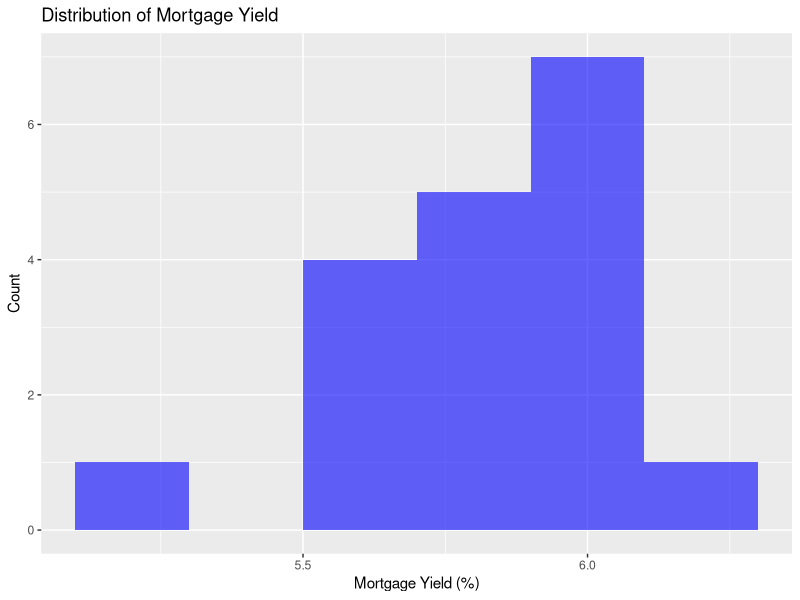
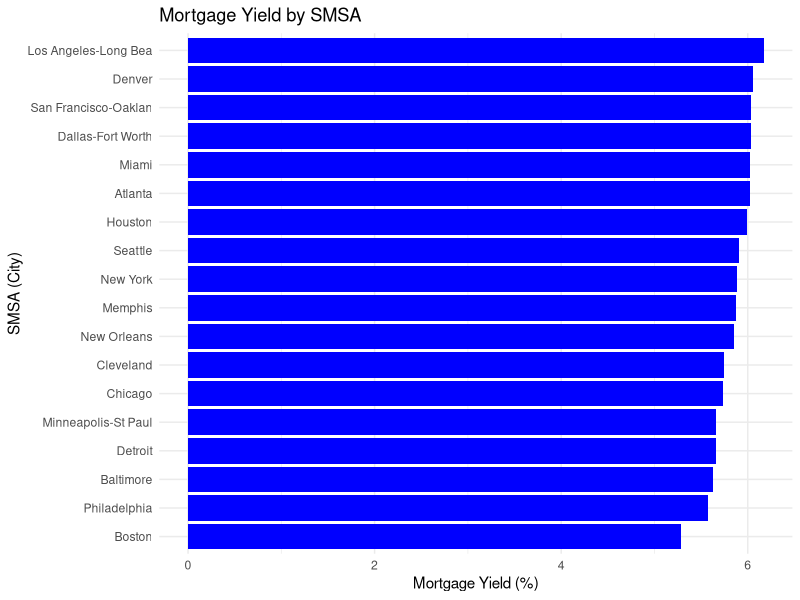
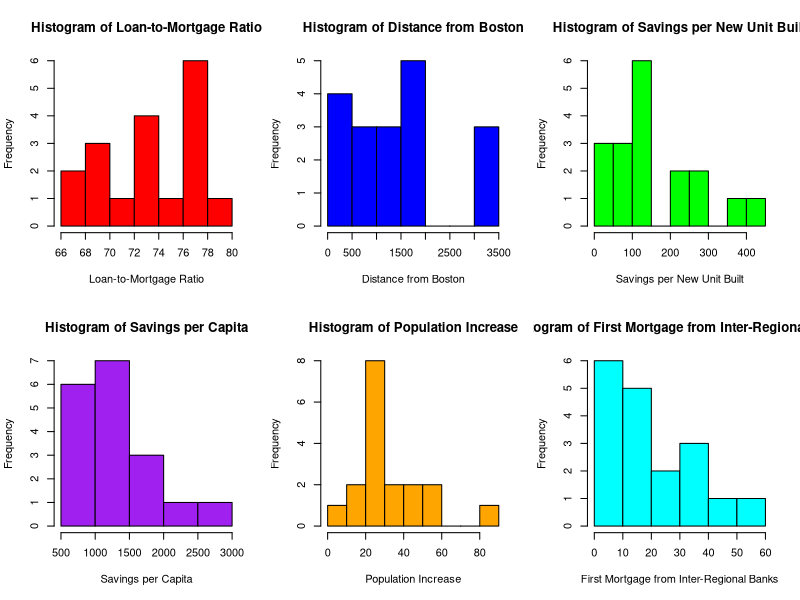
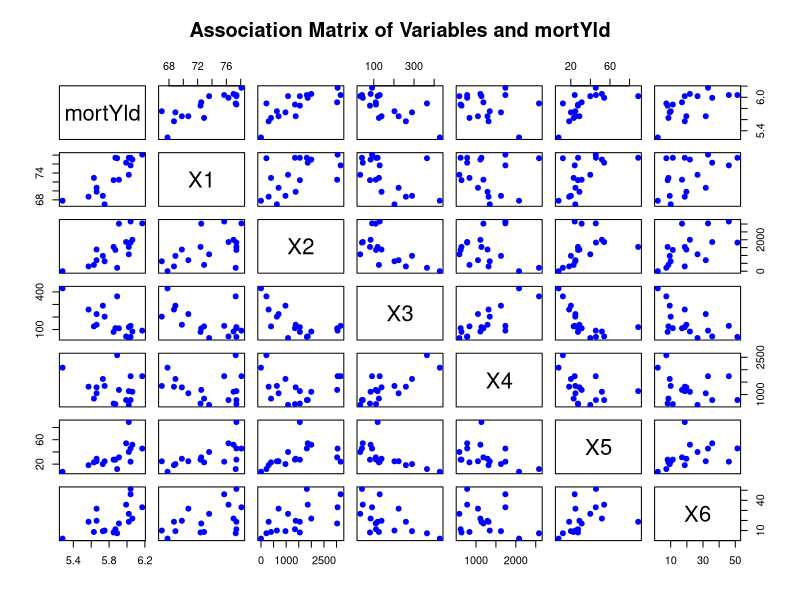
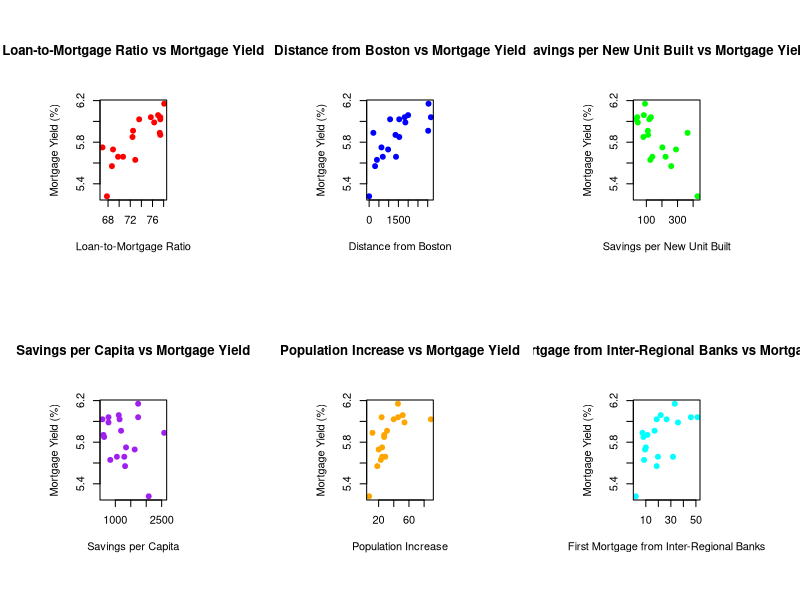

Write the R code that produced these figures, in order. (Note: this script raises an error after producing the figures.)
## ---- chunk 1
# Load necessary libraries
library(ggplot2)
library(tidyverse)
library(dplyr)
library(knitr)
library(kableExtra)
library(xtable)
library(MASS)
library(car)
library(magrittr)

# Read data
df <- read.csv("myield.csv")

# Rename columns for easier reference
colnames(df) <- c("smsa", "mortYld", "X1", "X2", "X3", "X4", "X5", "X6")

# Display first few rows
kable(head(df), caption = "First few rows of the dataset") %>% kable_styling()
## ---- chunk 2
# Count missing values
colSums(is.na(df))

## ---- chunk 3
# Summary Statistics
summary_stats <- summary(df[, colnames(df) != "smsa"])
kable(summary_stats, caption = "Summary Statistics of Variables") %>% kable_styling()
## ---- chunk 4
# Histogram of Mortgage Yield
ggplot(df, aes(x = mortYld)) + 
  geom_histogram(binwidth = 0.2, fill = "blue", alpha = 0.6) +
  labs(title = "Distribution of Mortgage Yield", x = "Mortgage Yield (%)", y = "Count")

# Create a named vector where mortgage yield values are associated with their respective SMSAs
df <- df %>% arrange(desc(mortYld))  

# Create a better bar chart
ggplot(df, aes(x = reorder(smsa, mortYld), y = mortYld)) + 
  geom_bar(stat = "identity", fill = "blue") +
  coord_flip() +  # Flip coordinates to make labels readable
  labs(title = "Mortgage Yield by SMSA", x = "SMSA (City)", y = "Mortgage Yield (%)") +
  theme_minimal()


# Set up a 2x3 grid for multiple histograms
par(mfrow = c(2, 3))

# Define variable names
var_names <- c("Loan-to-Mortgage Ratio", "Distance from Boston", 
               "Savings per New Unit Built", "Savings per Capita", 
               "Population Increase", "First Mortgage from Inter-Regional Banks")

# Define colors for better visualization
hist_colors <- c("red", "blue", "green", "purple", "orange", "cyan")

# Loop through each variable (X1 to X6) and create a histogram
for (i in 1:6) {
  hist(df[[paste0("X", i)]], 
       main = paste("Histogram of", var_names[i]),
       xlab = var_names[i], 
       col = hist_colors[i], 
       border = "black")
}

# Reset plotting parameters to default
par(mfrow = c(1, 1))

## ---- chunk 5
# Adjust the plotting window size to be square-like (you may need to resize RStudio plot panel)
par(mfrow = c(1, 1))  # Reset to 1x1 layout
par(mai = c(1, 1, 1, 1))  # Adjust margins to give more space around the plot
par(pin = c(10, 10))  # Set plot aspect ratio manually (width and height in inches)

# Select relevant numerical variables
selected_vars <- df[, c("mortYld", "X1", "X2", "X3", "X4", "X5", "X6")]

# Create the scatter plot matrix
pairs(selected_vars, 
      main = "Association Matrix of Variables and mortYld",
      col = "blue",   # Set color for points
      pch = 19)       # Use solid dots for points


## ---- chunk 6
# Set up a 2x3 grid for multiple scatter plots
par(mfrow = c(2, 3))

# Define variable names
var_names <- c("Loan-to-Mortgage Ratio", "Distance from Boston", 
               "Savings per New Unit Built", "Savings per Capita", 
               "Population Increase", "First Mortgage from Inter-Regional Banks")

# Define colors for better visualization
point_colors <- c("red", "blue", "green", "purple", "orange", "cyan")

# Loop through each variable (X1 to X6) and create a scatter plot with mortYld on the Y-axis
for (i in 1:6) {
  plot(df[[paste0("X", i)]], df$mortYld,
       main = paste(var_names[i], "vs Mortgage Yield"),
       xlab = var_names[i], ylab = "Mortgage Yield (%)",
       col = point_colors[i], pch = 19)
}

# Reset plotting parameters to default
par(mfrow = c(1, 1))

## ---- chunk 7
# Table
kable(cor_df, caption = "Correlation Matrix (Variables: mortYld to X6)", 
      align = 'c', booktabs = TRUE) %>%
  kable_styling(full_width = FALSE, position = "left") %>%
  row_spec(0, bold = TRUE)

# Heatmap
library(reshape2)
melted_cor <- melt(cor_matrix)

ggplot(data = melted_cor, aes(x=Var1, y=factor(Var2, levels=rev(unique(Var2))), fill=value)) + 
  geom_tile() +
  scale_fill_gradient2(low="blue", high="red", mid="white", 
                       midpoint=0, limit=c(-1,1), space="Lab") +
  scale_x_discrete(position = "top") +
  coord_fixed() +
  theme_minimal() +
  theme(axis.text.x = element_text(angle = 45, hjust = 0)) +
  ggtitle("Correlation Heatmap")

## ---- chunk 8
cor(residuals(lm(df$X2 ~ df$X3)), residuals(lm(df$X6 ~ df$X3)))

## ---- chunk 9
# Pairwise Simple Regressions
models_simple <- lapply(1:6, function(i) {
  formula <- as.formula(paste("mortYld ~ X", i, sep = ""))
  lm(formula, data = df)
})

simple_summaries <- lapply(models_simple, summary)

data.frame(
  Predictor = paste0("X", 1:6),
  R_squared = sapply(simple_summaries, function(m) round(m$r.squared, 3)),
  p_value = sapply(simple_summaries, function(m) round(coef(m)[2,4], 4))
) %>%
  kable(caption = "Simple Linear Regressions: R² and p-values") %>%
  kable_styling()
## ---- chunk 10
# Null Model vs Full Model Comparison
null_model <- lm(mortYld ~ 1, data = df)
full_model <- lm(mortYld ~ X1 + X2 + X3 + X4 + X5 + X6, data = df)

anova(null_model, full_model)
## ---- chunk 11
# Fit linear regression model
model <- lm(mortYld ~ X1 + X2 + X3 + X4 + X5 + X6, data = df)

# Model summary
summary(model)

## ---- chunk 12
# Stepwise regression (both directions)
step_model <- stepAIC(model, direction = "both")
summary(step_model)
## ---- chunk 13
#model with interactions
interaction_model <- lm(mortYld ~ X1 * X3 * X4, data = df)

# Summary of the model
summary(interaction_model)

## ---- chunk 14
reduced_interaction_model <- lm(mortYld ~ X1 + X3 + X4 + X1:X3 + X1:X4 + X3:X4, data = df)
summary(reduced_interaction_model)
step_interaction_model <- stepAIC(lm(mortYld ~ X1 * X3 * X4, data = df), direction = "both")
summary(step_interaction_model)

## ---- chunk 15
# Compare model performances
adj_r2_compare <- data.frame(
  Model = c("Full Model", "Stepwise Model", "2-Way Interaction Model"),
  Adj_R2 = c(
    summary(full_model)$adj.r.squared,
    summary(step_model)$adj.r.squared,
    summary(reduced_interaction_model)$adj.r.squared
  )
)

kable(adj_r2_compare, caption = "Adjusted R² for Different Models") %>% kable_styling()

# Compare AIC
aic_compare <- AIC(full_model, step_model, reduced_interaction_model)
kable(aic_compare, caption = "AIC for Different Models") %>% kable_styling()

# Compare with ANOVA
anova(full_model, step_model, reduced_interaction_model)
## ---- chunk 16
# Compute Variance Inflation Factor (VIF)
vif_values <- vif(model)
kable(as.data.frame(vif_values), caption = "Variance Inflation Factors (VIF)") %>% kable_styling()

## ---- chunk 17
# Residuals vs Fitted Plot
ggplot(data.frame(fitted = fitted(model), residuals = resid(model)), aes(x = fitted, y = residuals)) +
  geom_point(alpha = 0.5) +
  geom_hline(yintercept = 0, linetype = "dashed") +
  labs(title = "Residuals vs Fitted Plot", x = "Fitted Values", y = "Residuals")
## ---- chunk 18
# QQ-Plot of Residuals
residuals <- resid(model)  # Extract residuals

# Set up a square plotting area
par(pty = "s")  

# Generate the Q-Q plot
qqnorm(residuals, main = "Q-Q Plot of Residuals") #Normal Q-Q Plot
qqline(residuals, col = "red")

# Reset plotting parameters (optional)
par(pty = "m")  
## ---- chunk 19
